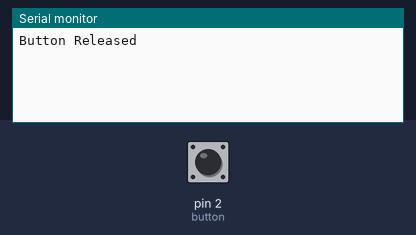
Simulated run of this sketch. Board: Arduino Uno, built with avr-gcc and run on an emulated ATmega328P. Shown: the last lines printed to the serial monitor. The inputs (shaded band) are chosen by the test bench; at power-on: pin 2 (button) HIGH.

Above: at 1.2 s.
1.3 s: pin 2 (button) pulled LOW for 0.15 s
At 2.6 s:
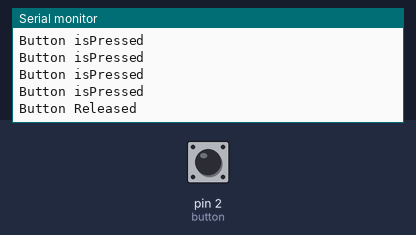
2.9 s: pin 2 (button) driven LOW
At 3.9 s:
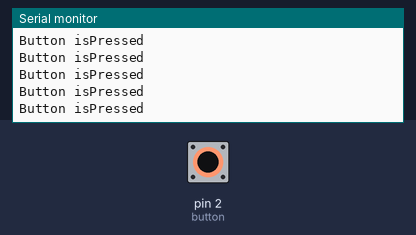

The sketch:

push_button.ino
```cpp
// (licence header left out)
#include <RBD_Timer.h>  // https://github.com/alextaujenis/RBD_Timer
#include <RBD_Button.h> // https://github.com/alextaujenis/RBD_Button

// input pullup enabled by default
RBD::Button button(2);

void setup() {
  //Serial.begin(115200);
  Serial.begin(9600);
}

void loop() {
  if(button.isPressed()) {
    Serial.println("Button isPressed");
  }
/*
  if(button.isReleased()) {
    Serial.println("Button isRleased");
  }
*/
  if(button.onPressed()) {
    Serial.println("Button Pressed");
  }

  if(button.onReleased()) {
    Serial.println("Button Released");
  }
}
```

Measured:
- after the input at 1.3 s, the serial monitor: prints a new line at once (image 1)
